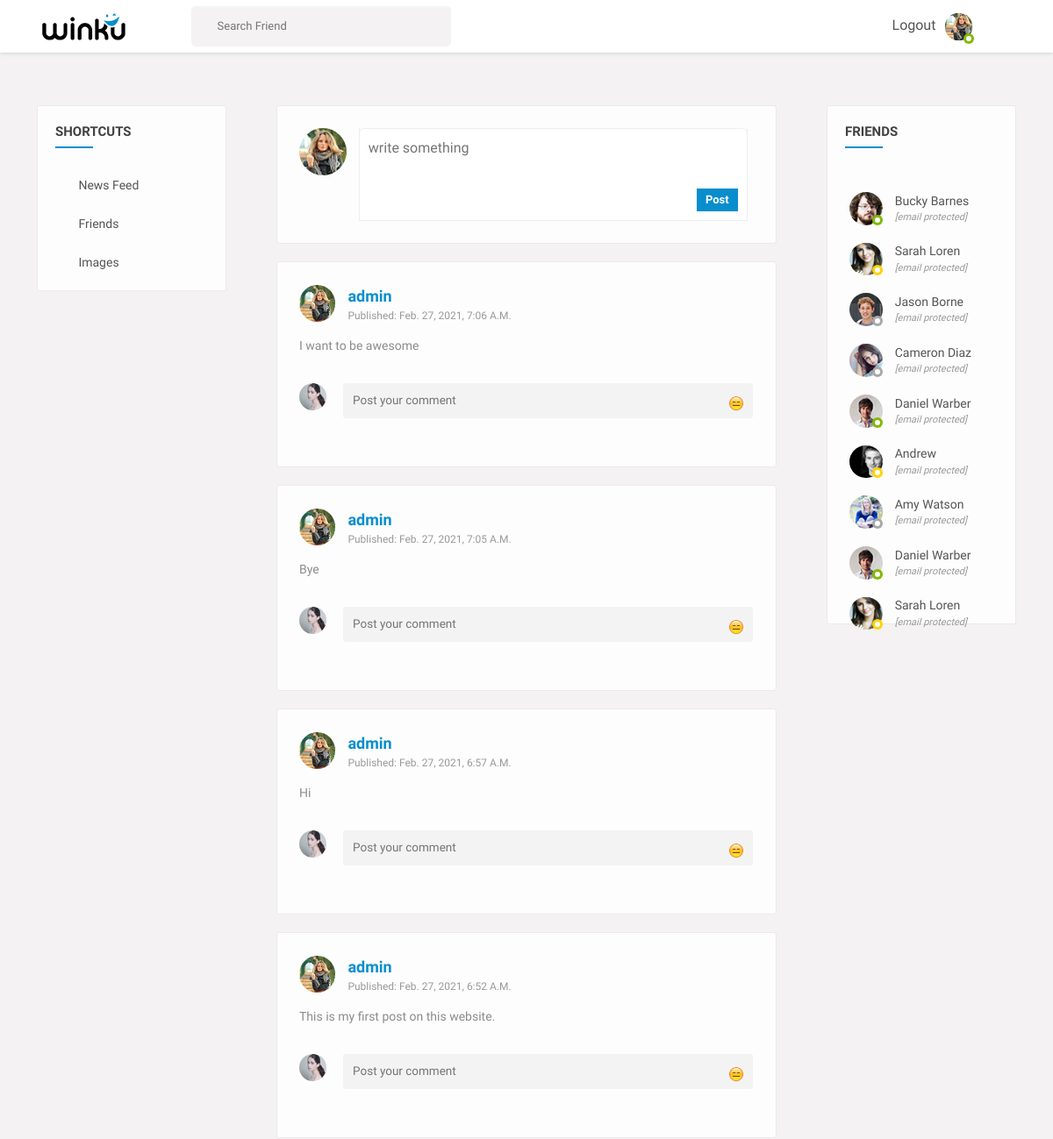
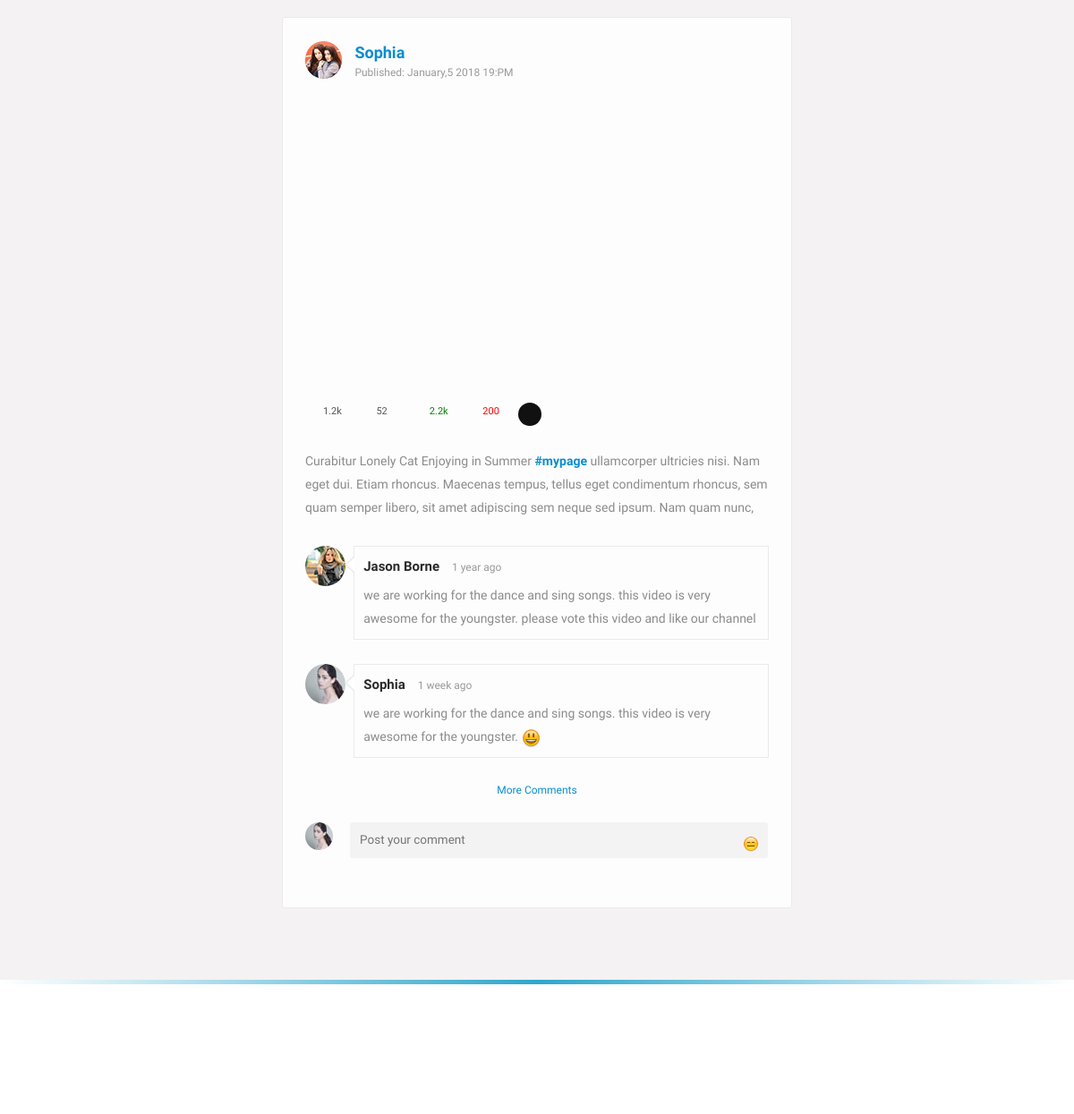
The app's page / (signed in) with its own data (2 pictures, top to bottom).
### wink_landing/models.py (models this page shows)
class UserFeed(models.Model):
    user = models.ForeignKey('auth.User', on_delete=models.CASCADE)
    feed_text = models.TextField()
    createddate=models.DateTimeField()

### wink_landing/views.py (the view)
# urls.py: path('', views.index, name='home'),
@login_required
def index(request):
    feeds = getUserFeed(request)
    return render(request, 'wink_landing/landing.html', {'feeds':feeds})

### templates/wink_landing/landing.html
{% extends 'wink_landing/base.html' %}
{% block block_quote %}
{%include 'wink_landing/left_panel.html'%}
{%include 'wink_landing/postlist.html'%}
{%include 'wink_landing/right_panel.html'%}
{% endblock  %}

### templates/wink_landing/base.html (shortened to what this page needs)
<!DOCTYPE html>
{%load static%}
<html lang="en">
<head>
    <link rel="stylesheet" href="{% static 'css/main.min.css'%}">
    <link rel="stylesheet" href="{% static 'css/style.css' %}">
    <link rel="stylesheet" href="{% static 'css/color.css'%}">
    <link rel="stylesheet" href="{% static 'css/responsive.css'%}">
</head>
<div class="theme-layout">
	{%include 'wink_landing/header.html'%}
	<section>
		<div class="gap gray-bg">
			<div class="container-fluid">
				<div class="row">
					<div class="col-lg-12">
						<div class="row" id="page-contents">
							{% block block_quote %}
							{% endblock  %}
						</div>
					</div>
				</div>
			</div>
		</div>
	</section>
	<footer>
</body>
</html>

### templates/wink_landing/header.html (shortened to what this page needs)
{%load static%}
	<div class="topbar stick">
		<div class="logo">
			<a title="" href="newsfeed.html"><img src="{%static 'images/logo.png' %}" alt=""></a>
		</div>
		<div class="top-area">
			<div class="top-search">
				<form method="Post" action="{%url 'searchfriends' %}" class="">
					<input name="search" type="text" placeholder="Search Friend">
					<button data-ripple><i class="ti-search"></i></button>
				</form>
			</div>
					<a href="{%url 'logout' %}">Logout</a>
			<div class="user-img">
				<img src="{%static 'images/resources/admin.jpg' %}" alt="">
				<span class="status f-online"></span>
			</div>
			<span class="ti-menu main-menu" data-ripple=""></span>
		</div>
	</div>

### templates/wink_landing/left_panel.html
	{%load static%}
    <div class="col-lg-3">
								<aside class="sidebar static">
									<div class="widget">
										<h4 class="widget-title">Shortcuts</h4>
										<ul class="naves">
											<li>
												<i class="ti-clipboard"></i>
												<a href="newsfeed.html" title="">News feed</a>
											</li>
											<li>
												<i class="ti-user"></i>
												<a href="timeline-friends.html" title="">friends</a>
											</li>
											<li>
												<i class="ti-image"></i>
												<a href="timeline-photos.html" title="">images</a>
											</li>
										</ul>
									</div>
								</aside>
							</div>

### templates/wink_landing/postlist.html (shortened to what this page needs)
{%load static%}
<div class="col-lg-6">
 {%include 'wink_landing/createpost.html'%}
  <div class="loadMore">
    {%include 'wink_landing/post.html'%}
     <div class="central-meta item">
      <div class="user-post">
        <div class="friend-info">
          <figure>
            <img src="{% static 'images/resources/nearly6.jpg' %}" alt="" />
          </figure>
          <div class="friend-name">
            <ins><a href="time-line.html" title="">Sophia</a></ins>
            <span>published: january,5 2018 19:PM</span>
          </div>
          <div class="post-meta">
            <div class="post-map">
              <div class="nearby-map">
                <div id="map-canvas"></div>
              </div>
            </div>
            <div class="we-video-info">
              <ul>
                <li>
                  <span class="views" data-toggle="tooltip" title="views">
                    <i class="fa fa-eye"></i>
                    <ins>1.2k</ins>
                  </span>
                </li>
                <li>
                  <span class="comment" data-toggle="tooltip" title="Comments">
                    <i class="fa fa-comments-o"></i>
                    <ins>52</ins>
                  </span>
                </li>
                <li>
                  <span class="like" data-toggle="tooltip" title="like">
                    <i class="ti-heart"></i>
                    <ins>2.2k</ins>
                  </span>
                </li>
                <li>
                  <span class="dislike" data-toggle="tooltip" title="dislike">
                    <i class="ti-heart-broken"></i>
                    <ins>200</ins>
                  </span>
                </li>
                <li class="social-media">
                  <div class="menu">
                    <div class="btn trigger">
                      <i class="fa fa-share-alt"></i>
                    </div>
                    <div class="rotater">
                    </div>
                    <div class="rotater">
                    </div>
                    <div class="rotater">
                    </div>
                    <div class="rotater">
                    </div>
                    <div class="rotater">
                    </div>
                    <div class="rotater">
                    </div>
                    <div class="rotater">
                    </div>
                    <div class="rotater">
                    </div>
                  </div>
                </li>
              </ul>
            </div>
            <div class="description">
              <p>
                Curabitur Lonely Cat Enjoying in Summer
                <a href="#" title="">#mypage</a> ullamcorper ultricies nisi. Nam
                eget dui. Etiam rhoncus. Maecenas tempus, tellus eget
                condimentum rhoncus, sem quam semper libero, sit amet adipiscing
                sem neque sed ipsum. Nam quam nunc,
              </p>
            </div>
          </div>
        </div>
        <div class="coment-area">
          <ul class="we-comet">
            <li>
              <div class="comet-avatar">
                <img src="{% static 'images/resources/comet-1.jpg' %}" alt="" />
              </div>
              <div class="we-comment">
                <div class="coment-head">
                  <h5><a href="time-line.html" title="">Jason borne</a></h5>
                  <span>1 year ago</span>
                  <a class="we-reply" href="#" title="Reply"
                    ><i class="fa fa-reply"></i
                  ></a>
                </div>
                <p>
                  we are working for the dance and sing songs. this video is
                  very awesome for the youngster. please vote this video and
                  like our channel
                </p>
              </div>
            </li>
            <li>
              <div class="comet-avatar">
                <img src="{% static 'images/resources/comet-2.jpg' %}" alt="" />
              </div>
              <div class="we-comment">
                <div class="coment-head">
                  <h5><a href="time-line.html" title="">Sophia</a></h5>
                  <span>1 week ago</span>
                  <a class="we-reply" href="#" title="Reply"
                    ><i class="fa fa-reply"></i
                  ></a>
                </div>
                <p>
                  we are working for the dance and sing songs. this video is
                  very awesome for the youngster.
                  <i class="em em-smiley"></i>
                </p>
              </div>
            </li>
            <li>
              <a href="#" title="" class="showmore underline">more comments</a>
            </li>
            <li class="post-comment">
              <div class="comet-avatar">
                <img src="{% static 'images/resources/comet-2.jpg' %}" alt="" />
              </div>
              <div class="post-comt-box">
                <form method="post">
                  <textarea placeholder="Post your comment"></textarea>
                  <div class="add-smiles">
                    <span class="em em-expressionless" title="add icon"></span>
                  </div>
                  <button type="submit"></button>
                </form>
              </div>
            </li>
          </ul>
        </div>
      </div>
    </div>
  </div>
</div>

### templates/wink_landing/createpost.html (shortened to what this page needs)
{%load static%}
<form action="{% url 'createfeed' %}" method="Post">
  <div class="central-meta">
    <div class="new-postbox">
      <figure>
        <img src="{%static 'images/resources/admin2.jpg' %}" alt="" />
      </figure>
      <div class="newpst-input">
        <textarea name='feed_text' rows="2" placeholder="write something"></textarea>
        <div class="attachments">
          <ul>
            <li>
              <button type="submit">Post</button>
            </li>
          </ul>
        </div>
      </div>
    </div>
  </div>
</form>

### templates/wink_landing/post.html
{%load static%} {% for feed in feeds %}
<div class="central-meta item">
  <div class="user-post">
    <div class="friend-info">
      <figure>
        <img alt="" src="{% static 'images/resources/friend-avatar10.jpg' %}" />
      </figure>
      <div class="friend-name">
        <ins><a title="" href="time-line.html">{{feed.user.username}}</a></ins>
        <span>published: {{feed.createddate}}</span>
      </div>
      <div class="description">
        <p>{{feed.feed_text}}</p>
      </div>
    </div>
    {% include 'wink_landing/comment.html'%}
  </div>
</div>
{% endfor %}

### templates/wink_landing/comment.html (shortened to what this page needs)
{%load static%}
   <div class="coment-area">
      <ul class="we-comet">
        <li class="post-comment">
          <div class="comet-avatar">
            <img src="{% static 'images/resources/comet-2.jpg' %}" alt="" />
          </div>
          <div class="post-comt-box">
            <form method="post">
              <textarea placeholder="Post your comment"></textarea>
              <div class="add-smiles">
                <span class="em em-expressionless" title="add icon"></span>
              </div>
              <button type="submit"></button>
            </form>
          </div>
        </li>
      </ul>
    </div>

### templates/wink_landing/right_panel.html (shortened to what this page needs)
    {%load static%}
	<div class="col-lg-3">
								<aside class="sidebar static">
									<div class="widget friend-list stick-widget">
										<h4 class="widget-title">Friends</h4>
										<ul id="people-list" class="friendz-list">
											<li>
												<figure>
													<img src="{% static 'images/resources/friend-avatar.jpg' %}" alt="">
													<span class="status f-online"></span>
												</figure>
												<div class="friendz-meta">
													<a href="time-line.html">bucky barnes</a>
													<i><a href="https://wpkixx.com/cdn-cgi/l/email-protection" class="__cf_email__" data-cfemail="a0d7c9ced4c5d2d3cfccc4c5d2e0c7cdc1c9cc8ec3cfcd">[email&#160;protected]</a></i>
												</div>
											</li>
											<li>
												<figure>
													<img src="{% static 'images/resources/friend-avatar2.jpg' %}" alt="">
													<span class="status f-away"></span>
												</figure>
												<div class="friendz-meta">
													<a href="time-line.html">Sarah Loren</a>
													<i><a href="https://wpkixx.com/cdn-cgi/l/email-protection" class="__cf_email__" data-cfemail="b4d6d5c6dad1c7f4d3d9d5ddd89ad7dbd9">[email&#160;protected]</a></i>
												</div>
											</li>
											<li>
												<figure>
													<img src="{% static 'images/resources/friend-avatar3.jpg' %}" alt="">
													<span class="status f-off"></span>
												</figure>
												<div class="friendz-meta">
													<a href="time-line.html">jason borne</a>
													<i><a href="https://wpkixx.com/cdn-cgi/l/email-protection" class="__cf_email__" data-cfemail="1d777c6e72737f5d7a707c7471337e7270">[email&#160;protected]</a></i>
												</div>
											</li>
											<li>
												<figure>
													<img src="{% static 'images/resources/friend-avatar4.jpg' %}" alt="">
													<span class="status f-off"></span>
												</figure>
												<div class="friendz-meta">
													<a href="time-line.html">Cameron diaz</a>
													<i><a href="https://wpkixx.com/cdn-cgi/l/email-protection" class="__cf_email__" data-cfemail="bed4dfcdd1d0dcfed9d3dfd7d290ddd1d3">[email&#160;protected]</a></i>
												</div>
											</li>
											<li>
												<figure>
													<img src="{% static 'images/resources/friend-avatar5.jpg' %}" alt="">
													<span class="status f-online"></span>
												</figure>
												<div class="friendz-meta">
													<a href="time-line.html">daniel warber</a>
													<i><a href="https://wpkixx.com/cdn-cgi/l/email-protection" class="__cf_email__" data-cfemail="553f34263a3b37153238343c397b363a38">[email&#160;protected]</a></i>
												</div>
											</li>
											<li>
												<figure>
													<img src="{% static 'images/resources/friend-avatar6.jpg' %}" alt="">
													<span class="status f-away"></span>
												</figure>
												<div class="friendz-meta">
													<a href="time-line.html">andrew</a>
													<i><a href="https://wpkixx.com/cdn-cgi/l/email-protection" class="__cf_email__" data-cfemail="5933382a36373b193e34383035773a3634">[email&#160;protected]</a></i>
												</div>
											</li>
											<li>
												<figure>
													<img src="{% static 'images/resources/friend-avatar7.jpg' %}" alt="">
													<span class="status f-off"></span>
												</figure>
												<div class="friendz-meta">
													<a href="time-line.html">amy watson</a>
													<i><a href="https://wpkixx.com/cdn-cgi/l/email-protection" class="__cf_email__" data-cfemail="5933382a36373b193e34383035773a3634">[email&#160;protected]</a></i>
												</div>
											</li>
											<li>
												<figure>
													<img src="{% static 'images/resources/friend-avatar5.jpg' %}" alt="">
													<span class="status f-online"></span>
												</figure>
												<div class="friendz-meta">
													<a href="time-line.html">daniel warber</a>
													<i><a href="https://wpkixx.com/cdn-cgi/l/email-protection" class="__cf_email__" data-cfemail="dbb1baa8b4b5b99bbcb6bab2b7f5b8b4b6">[email&#160;protected]</a></i>
												</div>
											</li>
											<li>
												<figure>
													<img src="{% static 'images/resources/friend-avatar2.jpg' %}" alt="">
													<span class="status f-away"></span>
												</figure>
												<div class="friendz-meta">
													<a href="time-line.html">Sarah Loren</a>
													<i><a href="https://wpkixx.com/cdn-cgi/l/email-protection" class="__cf_email__" data-cfemail="2644475448435566414b474f4a0845494b">[email&#160;protected]</a></i>
												</div>
											</li>
										</ul>
									</div>
								</aside>
							</div>

### records on screen
UserFeed: user.username "admin", createddate "Feb. 27, 2021, 7:06 A.m.", feed_text "I want to be awesome"
UserFeed: user.username "admin", createddate "Feb. 27, 2021, 7:05 A.m.", feed_text "Bye"
UserFeed: user.username "admin", createddate "Feb. 27, 2021, 6:57 A.m.", feed_text "Hi"
UserFeed: user.username "admin", createddate "Feb. 27, 2021, 6:52 A.m.", feed_text "This is my first post on this website."
